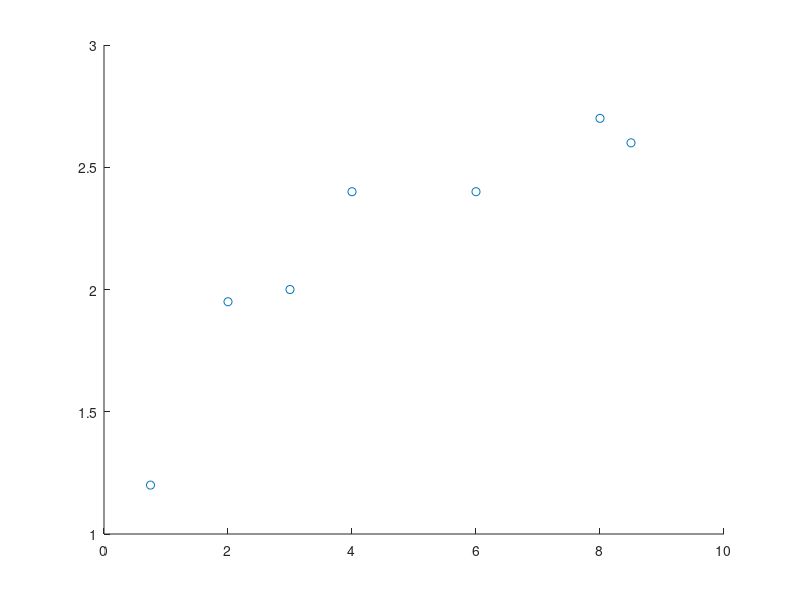

MATLAB code to generate this figure: (Note: this script raises an error after producing the figure.)
%% Problem 5
clear all
clc
clf
ord = [.75 1.2;
    2 1.95;
    3 2;
    4 2.4;
    6 2.4;
    8 2.7;
    8.5 2.6];
hold on
x = 0:.5:10;
plot(ord(:, 1),ord(:, 2), 'o');
[a0, a1, r2] = cf_linear_lsr(ord, 'power');
y = 10.^(log10(a0) + a1*log10(x));
plot(x, y)
[a0, a1, r2] = cf_linear_lsr(ord, 'saturation')
y = 1./((1./a0) + a1./(a0*x));
plot(x, y)

legend("data", "power", "saturation")
%% Problem 6
clear all
clc
clf
ord = [2.5, 13; 
       3.5, 11;
       5, 8.5;
       6, 8.2;
       7.5, 7;
       10, 6.2;
       12.5, 5.2;
       15, 4.8;
       17.5, 4.6;
       20, 4.3];
[a0, a1, r2] = cf_linear_lsr(ord, 'power')
hold on
plot(ord(:, 1),ord(:, 2), 'o');
x = 1:20;
y = 10.^(log10(a0) + a1*log10(x));
plot(x, y);

x = 9
y = 10.^(log10(a0) + a1*log10(x))
xlabel('x')
ylabel('y')
hold off

%% Problem 7
clear all
clc
clf
ord = [0.4 800;
    0.8 975;
    1.2 1500;
    1.6 1950;
    2 2900;
    2.3 3600];
[a0, a1, r2] = cf_linear_lsr(ord, 'exponential')
hold on
plot(ord(:, 1),ord(:, 2), 'o');
x = 0:.1:3;
y = exp(log(a0) + a1*x);
plot(x, y);

xlabel('x')
ylabel('y')
legend("data", "line of best fit")
hold off

%% Problem 8
clear all
clc
clf
ord = [5 17;
    10 24;
    15 31;
    20 33;
    25 37;
    30 37;
    35 40;
    40 40;
    45 42;
    50 41];
hold on
x = 0:5:60;
plot(ord(:, 1),ord(:, 2), 'o');
[a0, a1, r2] = cf_linear_lsr(ord, 'linear');
y = a0 + a1*x;
plot(x, y)
[a0, a1, r2] = cf_linear_lsr(ord, 'power');
y = 10.^(log10(a0) + a1*log10(x));
plot(x, y)
[a0, a1, r2] = cf_linear_lsr(ord, 'saturation')
y = 1./((1./a0) + a1./(a0*x));
plot(x, y)

legend("data", "linear", "power", "saturation")
%% Problem 9
clear all
clc
clf
ord = [5 17;
    10 24;
    15 31;
    20 33;
    25 37;
    30 37;
    35 40;
    40 40;
    45 42;
    50 41];
fa0 = @(a0, a1, x) x / (a1 + x);
fa1 = @(a0, a1, x) (-a0*x)/((a1+x)^2);
fx = @(a0, a1, x) a0 * (x ./ (a1 + x));
[a0, a1, r2] = cf_nonlinfit(ord, fx, {fa0 fa1})
hold on
plot(ord(:, 1),ord(:, 2), 'o');
x = 0:5:60;
y = a0 * (x ./ (a1 + x));
plot(x, y)
legend("data", "non-linear")
